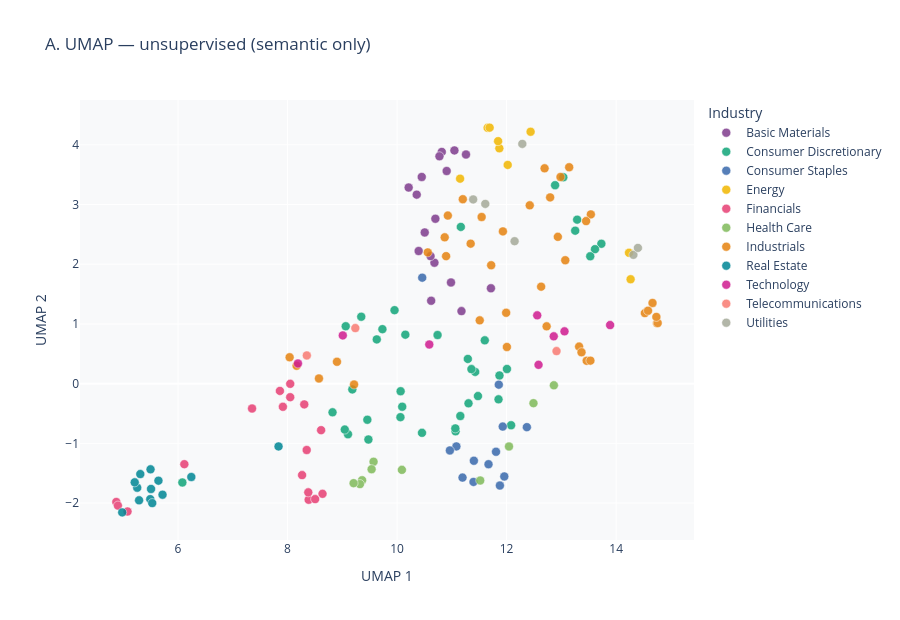

Notebook code for this chart:
### Markdown cell above
## Option A — UMAP unsupervised (semantic only)

UMAP on the raw FinLang embeddings. The layout reflects **textual similarity** between subsector definitions; the ICB hierarchy is not used as input.

### Code cell
umap_a = umap.UMAP(
    n_neighbors=10,
    min_dist=0.25,
    metric="cosine",
    random_state=RANDOM_SEED,
)
xy_a = umap_a.fit_transform(embeddings)

fig_a = plot_icb(xy_a, "A. UMAP — unsupervised (semantic only)", "UMAP 1", "UMAP 2")
fig_a.show()
